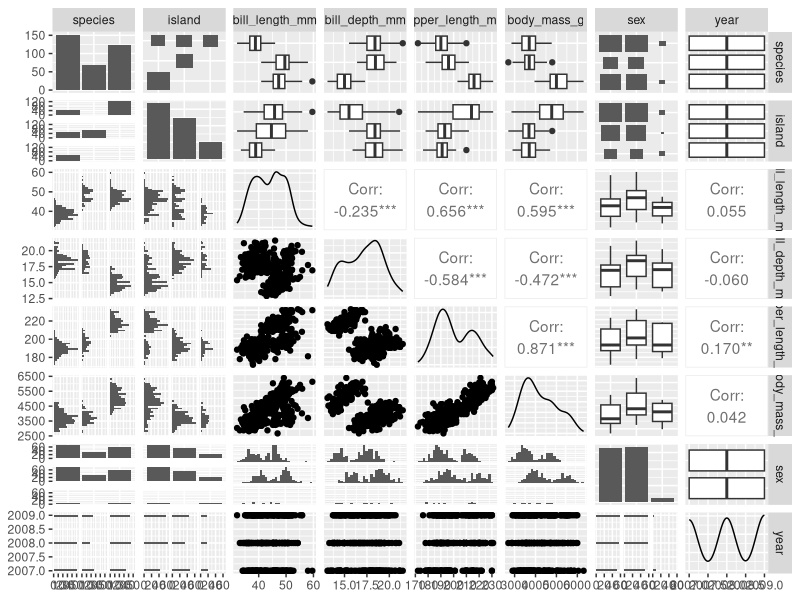
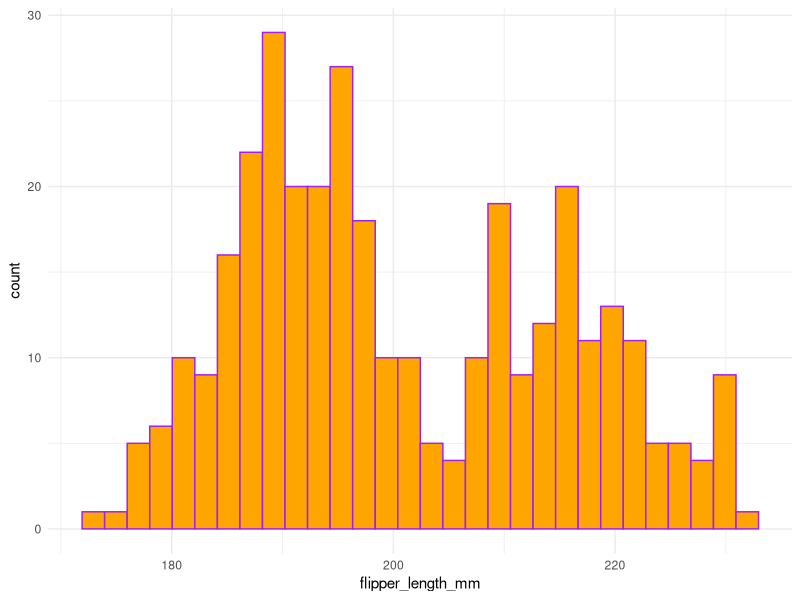
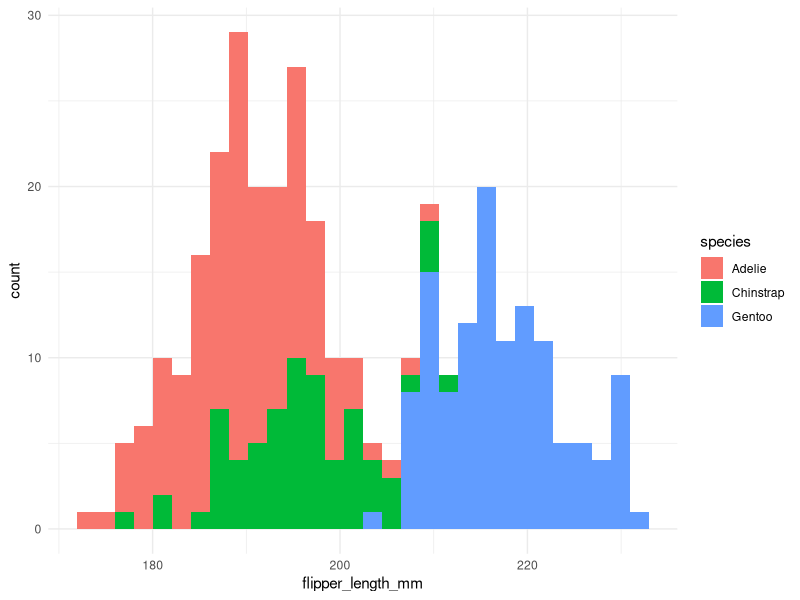
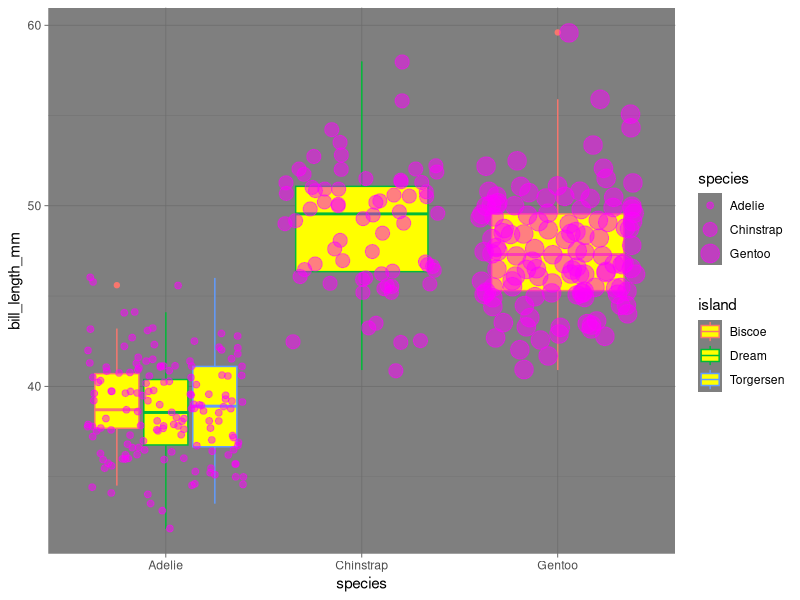

The R script that drew these images, in order:
## ---- chunk 1
library(GGally)
library(skimr)
library(palmerpenguins)
library(tidyverse)
## ---- chunk 2
view(penguins)
names(penguins)
dim(penguins)
head(penguins)
tail(penguins)
summary(penguins)
## ---- chunk 3
skim(penguins)
## ---- chunk 4
ggpairs(penguins)
## ---- chunk 5
ggplot(data = penguins, aes(x = flipper_length_mm)) + 
  geom_histogram(fill = "orange", 
                 color = "purple") +
  theme_minimal()
## ---- chunk 6
ggplot(data = penguins, aes(x = flipper_length_mm)) + 
  geom_histogram(aes(fill = species)) +
  theme_minimal()
## ---- chunk 7
ggplot(data = penguins, aes(x = species, y = bill_length_mm))+
  geom_boxplot(fill = "yellow") +
  aes(color = island) +
  theme_dark() +
  geom_jitter(color = "magenta", aes(size = species), alpha = 0.5)
